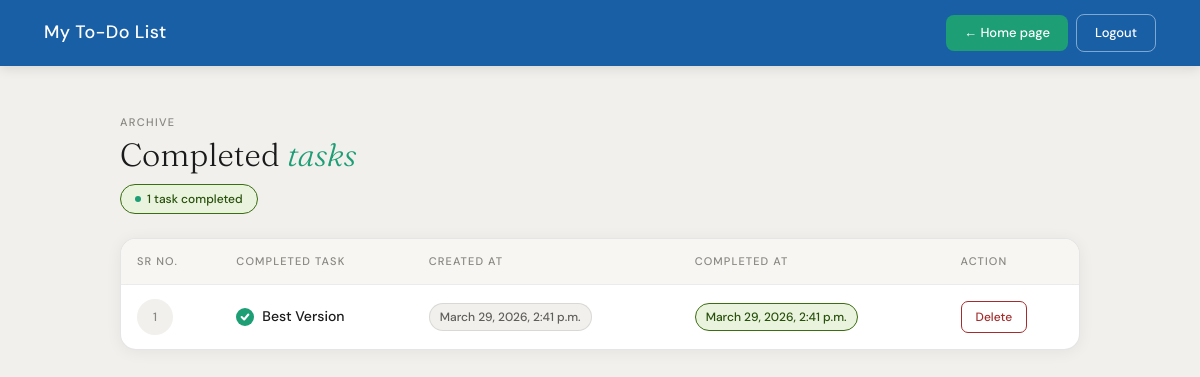
Screenshot of /completed_tasks/ (signed in) with the database file from the repository.
### practice/models.py (models this page shows)
class todo(models.Model):
    user= models.ForeignKey(User, on_delete=models.CASCADE, null=True, blank=True)
    title1=models.CharField(max_length=20)
    desc=models.CharField(max_length=100,blank=True,null=True)
    done=models.BooleanField(default=False)
    created_at=models.DateTimeField(default=datetime.now)
    due_date=models.DateField(null=True,blank=True)
    completed_at=models.DateTimeField(default=datetime.now,null=True,blank=True)
    order= models.PositiveIntegerField(default=0)
    class Meta:
        ordering = ['order']
    PRIORITY_CHOICES = [
        ('Low',    'Low'),
        ('Medium', 'Medium'),
        ('High',   'High'),
    ]
    priority  = models.CharField(
        max_length=10,
        choices=PRIORITY_CHOICES,
        default='High'
    )

### practice/views.py (the view)
# urls.py: path("completed_tasks/",comptaskpage,name="comptaskpage"),
@login_required(login_url='/login1/')
def comptaskpage(request):
    completed_tasks=todo.objects.filter(user=request.user,done=True)
    context={"tasks":completed_tasks}
    return render(request,"practice/comptask.html",context)

### practice/templates/practice/comptask.html (shortened to what this page needs)
<!DOCTYPE html>
<html lang="en">
<head>
  <link href="https://cdn.jsdelivr.net/npm/bootstrap@5.3.0/dist/css/bootstrap.min.css" rel="stylesheet">
</head>
<body>
  <nav class="navbar">
    <div class="container-fluid d-flex align-items-center gap-3">
      <a class="navbar-brand" href="/tasks/">My To-Do List</a>
      <div class="ms-auto d-flex align-items-center gap-2">
        <a href="/todo/" class="btn-nav-home">&#8592; Home page</a>
        {% if request.user.is_authenticated %}
          <a href='/logout1/' class="btn-nav-auth">Logout</a>
        {% else %}
          <a href='/login1/' class="btn-nav-auth">Login</a>
        {% endif %}
      </div>
    </div>
  </nav>
  {% block start %}
  <div class="page-wrap">
    <div class="page-header">
      <p class="page-eyebrow">Archive</p>
      <h1 class="page-heading">Completed <em>tasks</em></h1>
      <div class="summary-pill">
        <span class="pill-dot"></span>
        {{ tasks|length }} task{{ tasks|length|pluralize }} completed
      </div>
    </div>
    <div class="task-table-wrap">
      <table class="task-table">
        <thead>
          <tr>
            <th>Sr no.</th>
            <th>Completed task</th>
            <th>Created at</th>
            <th>Completed at</th>
            <th>Action</th>
          </tr>
        </thead>
        <tbody>
          {% for i in tasks %}
          <tr>
            <td><div class="task-num">{{ forloop.counter }}</div></td>
            <td>
              <div class="task-title">
                <span class="done-tick">
                  <svg viewBox="0 0 12 12">
                    <polyline points="2,6 5,9 10,3"/>
                  </svg>
                </span>
                {{ i.title1 }}
              </div>
            </td>
            <td><span class="date-badge">{{ i.created_at }}</span></td>
            <td><span class="date-badge completed">{{ i.completed_at }}</span></td>
            <td>
              <a href="/delete_comptask/{{ i.id }}" class="btn-delete">Delete</a>
            </td>
          </tr>
          {% endfor %}
        </tbody>
      </table>
    </div>
  </div>
  {% endblock %}
</body>
</html>

### practice/templates/practice/comptask.html (style rules this page uses)
*, *::before, *::after { box-sizing: border-box; }
body { font-family: 'DM Sans', sans-serif; background: #f1f0ed; min-height: 100vh; }
.navbar { background: #185FA5 !important; padding: 14px 2rem; box-shadow: 0 2px 12px rgba(0,0,0,0.12); }
.navbar-brand { color: #fff !important; font-size: 18px; font-weight: 500; letter-spacing: 0.02em; text-decoration: none; }
.btn-nav-home { background: #1D9E75; color: #fff; border: none; border-radius: 8px; font-family: 'DM Sans', sans-serif; font-size: 13px; font-weight: 500; padding: 8px 18px; text-decoration: none; transition: background 0.2s; }
.btn-nav-auth { background: transparent; color: #fff; border: 1px solid rgba(255,255,255,0.45); border-radius: 8px; font-family: 'DM Sans', sans-serif; font-size: 13px; font-weight: 500; padding: 8px 18px; text-decoration: none; transition: background 0.2s, border-color 0.2s; }
.page-wrap { display: flex; flex-direction: column; align-items: center; padding: 3rem 1rem 4rem; gap: 1.5rem; }
.page-header { width: 100%; max-width: 960px; }
.page-eyebrow { font-size: 11px; font-weight: 500; letter-spacing: 0.12em; text-transform: uppercase; color: #888780; margin-bottom: 6px; }
.page-heading { font-family: 'Fraunces', serif; font-size: 32px; font-weight: 300; line-height: 1.2; color: #1a1a1a; margin-bottom: 0; }
.page-heading em { font-style: italic; color: #1D9E75; }
.summary-pill { display: inline-flex; align-items: center; gap: 6px; background: #EAF3DE; border: 0.5px solid #3B6D11; border-radius: 20px; font-size: 12px; font-weight: 500; color: #27500A; padding: 5px 14px; margin-top: 10px; }
.pill-dot { width: 6px; height: 6px; border-radius: 50%; background: #1D9E75; }
.task-table-wrap { width: 100%; max-width: 960px; background: #fff; border: 0.5px solid rgba(0,0,0,0.1); border-radius: 16px; overflow: hidden; box-shadow: 0 2px 16px rgba(0,0,0,0.06); }
.task-table { width: 100%; border-collapse: collapse; font-size: 14px; }
.task-table thead tr { background: #f7f6f3; border-bottom: 1px solid rgba(0,0,0,0.08); }
.task-table thead th { font-size: 11px; font-weight: 500; letter-spacing: 0.1em; text-transform: uppercase; color: #888780; padding: 14px 16px; text-align: left; }
.task-table tbody tr { border-bottom: 0.5px solid rgba(0,0,0,0.06); transition: background 0.15s; }
.task-table tbody tr:last-child { border-bottom: none; }
.task-table tbody td { padding: 14px 16px; color: #1a1a1a; vertical-align: middle; }
.task-num { font-size: 12px; font-weight: 500; color: #888780; width: 36px; height: 36px; background: #f1f0ed; border-radius: 50%; display: flex; align-items: center; justify-content: center; }
.task-title { font-weight: 500; color: #1a1a1a; display: flex; align-items: center; gap: 8px; }
.done-tick { width: 18px; height: 18px; background: #1D9E75; border-radius: 50%; display: inline-flex; align-items: center; justify-content: center; flex-shrink: 0; }
.done-tick svg { width: 10px; height: 10px; stroke: #fff; fill: none; stroke-width: 2.5; stroke-linecap: round; stroke-linejoin: round; }
.date-badge { display: inline-block; font-size: 12px; font-weight: 500; padding: 4px 10px; border-radius: 20px; background: #f1f0ed; color: #5F5E5A; border: 0.5px solid rgba(0,0,0,0.1); }
.date-badge.completed { background: #EAF3DE; color: #27500A; border-color: #3B6D11; }
.btn-delete { background: #fff; color: #A32D2D; border: 0.5px solid #A32D2D; border-radius: 7px; font-family: 'DM Sans', sans-serif; font-size: 12px; font-weight: 500; padding: 6px 14px; text-decoration: none; transition: background 0.2s, color 0.2s; display: inline-block; }

### rows the page displays
todo: title1 "Best Version", created_at "March 29, 2026, 2:41 p.m.", completed_at "March 29, 2026, 2:41 p.m."

### other values shown
{{ tasks|length }} "1"
